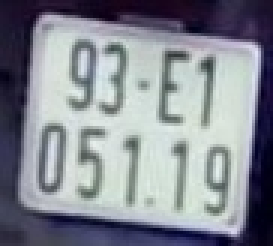
#> input picture results_crop/0450_06376_b.jpg, 91 x 82 px (shown 3 times larger)
$ python 'rotale test.py'
#> lines starting #> are read from the running program, lines starting #| are printed output that depends on the picture


import cv2
import numpy as np

# read image
image = cv2.imread('results_crop/0450_06376_b.jpg')
#> image is the input picture: shape (82, 91, 3); mean B, G, R 145.9, 136.9, 132.8

# get dimensions of image
height, width = image.shape[:2]
#> height = 82; width = 91

# rotation matrix
rotation_matrix = cv2.getRotationMatrix2D((width / 2, height / 2), 90, 1)

# rotate image by 90 degree clockwise
rotated_image = cv2.warpAffine(image, rotation_matrix, (width, height))
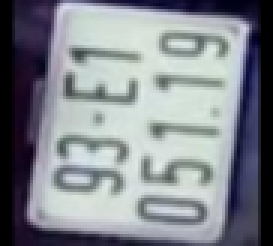
#> rotated_image: shape (82, 91, 3) (shown 3 times larger); mean B, G, R 140.8, 134.2, 129.8

 # crop the rotated image to get the license plate area only
cropped_image = rotated_image[0:height, 0:width]

 # display original and rotated images for comparison
cv2.imshow("Original Image", image)
cv2.imshow("Rotated Image", rotated_image)
cv2.imshow("Cropped Image", cropped_image)

 # wait for user input before closing the window

cv2.waitKey(0)

 # close all windows

cv2.destroyAllWindows()

$ run again, with results_crop/0000_00532_b.jpg copied over results_crop/0450_06376_b.jpg
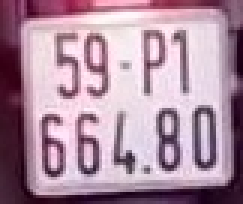
#> input picture results_crop/0000_00532_b.jpg, 81 x 68 px (shown 3 times larger)
#> image is the input picture: shape (68, 81, 3); mean B, G, R 160.5, 142.5, 173.6
#> `rotated_image = cv2.warpAffine(image, rotation_matrix, (width, height))`:
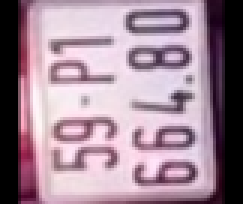
#> rotated_image: shape (68, 81, 3) (shown 3 times larger); mean B, G, R 150.2, 135.7, 160.6

$ run again, with results_crop/0006_06797_b.jpg copied over results_crop/0450_06376_b.jpg
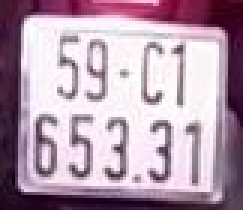
#> input picture results_crop/0006_06797_b.jpg, 81 x 70 px (shown 3 times larger)
#> image is the input picture: shape (70, 81, 3); mean B, G, R 172.6, 155.8, 179.7
#> `rotated_image = cv2.warpAffine(image, rotation_matrix, (width, height))`:
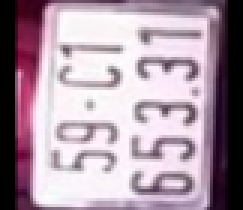
#> rotated_image: shape (70, 81, 3) (shown 3 times larger); mean B, G, R 164.8, 151.5, 171

$ run again, with results_crop/0039_04131_b.jpg copied over results_crop/0450_06376_b.jpg
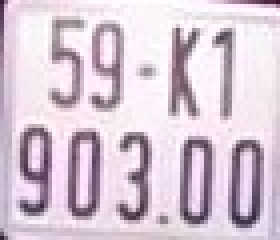
#> input picture results_crop/0039_04131_b.jpg, 70 x 60 px (shown 4 times larger)
#> image is the input picture: shape (60, 70, 3); mean B, G, R 212.6, 198.9, 214.9
#> `rotated_image = cv2.warpAffine(image, rotation_matrix, (width, height))`:
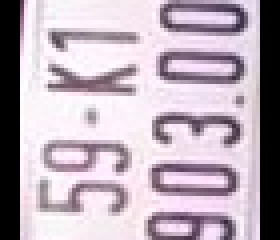
#> rotated_image: shape (60, 70, 3) (shown 4 times larger); mean B, G, R 181.5, 170.2, 183.8
